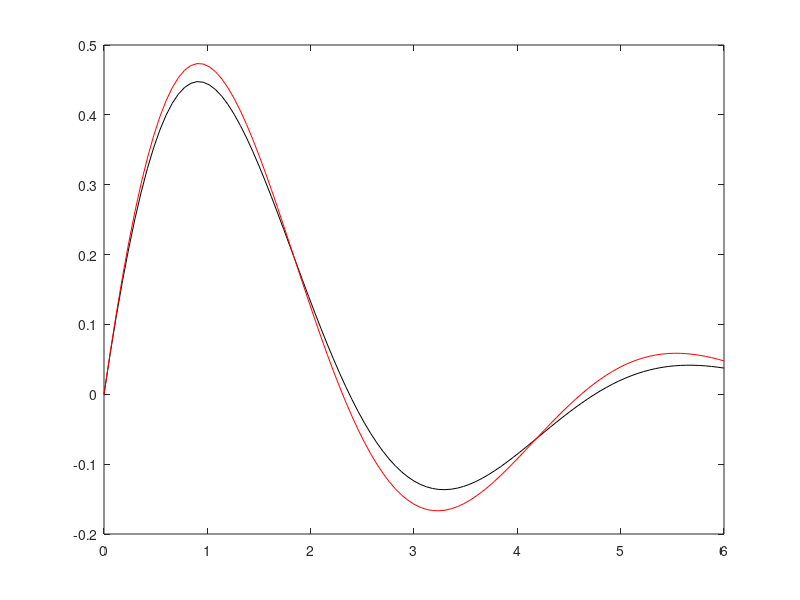

MATLAB code to generate this figure:
clear
x=linspace(0,6,101);
dx=0.06
        %해석해
ya=2/sqrt(7)*exp(-1/2*x).*sin(sqrt(7)/2*x);
y1(1)=0;y2(1)=1;
for i = 1: 100
    %그대로
    y1(i+1)=y1(i)+y2(i)*dx;
                   %바꿀부분 
    y2(i+1)=y2(i)+(-2*y1(i)-y2(i))*dx;
end
plot(x,ya,'k-')
hold on
plot(x,y1,'r-')
hold off
